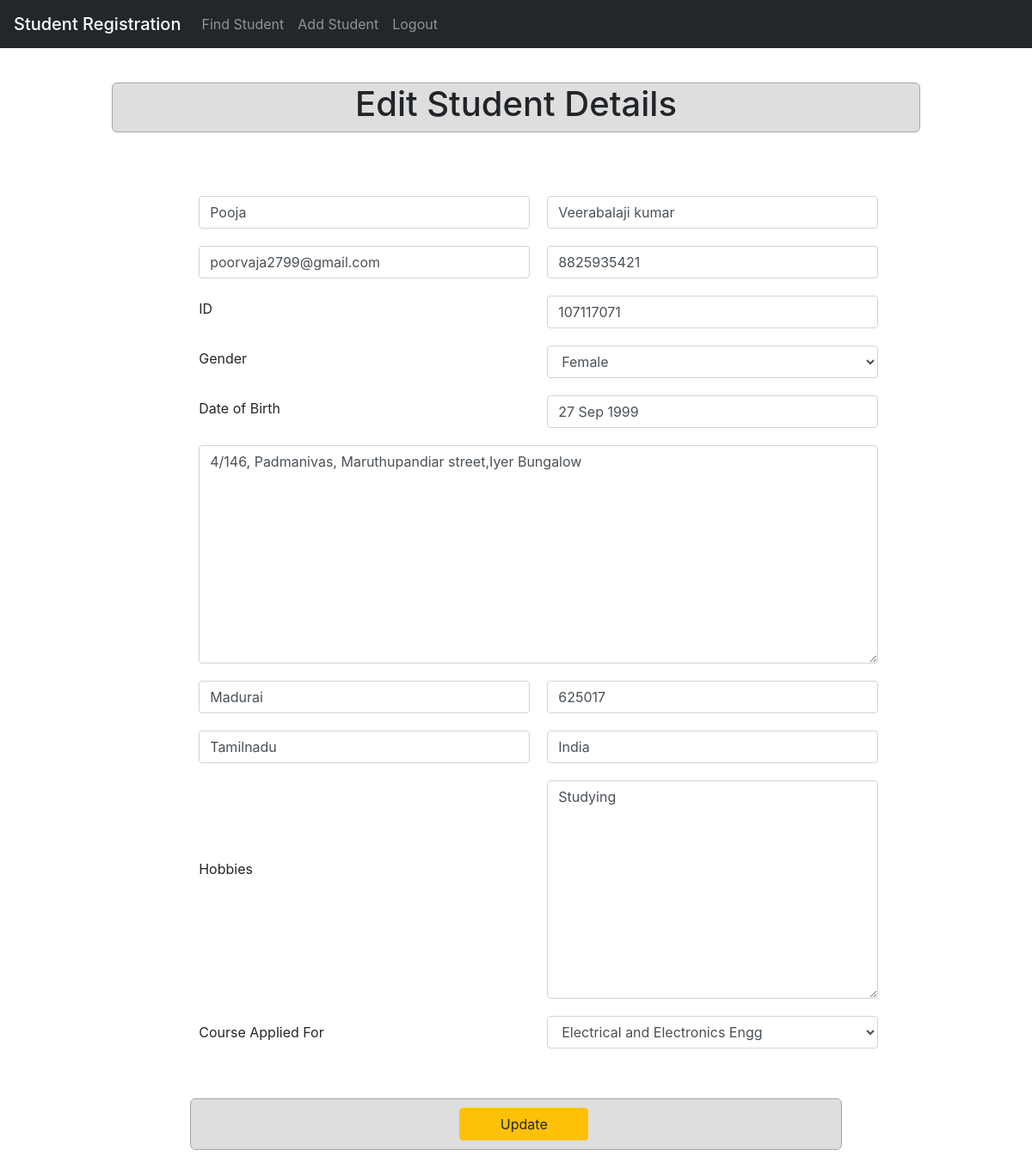
/editStudentDetails/107117071/, run on an earlier commit of the app's database.
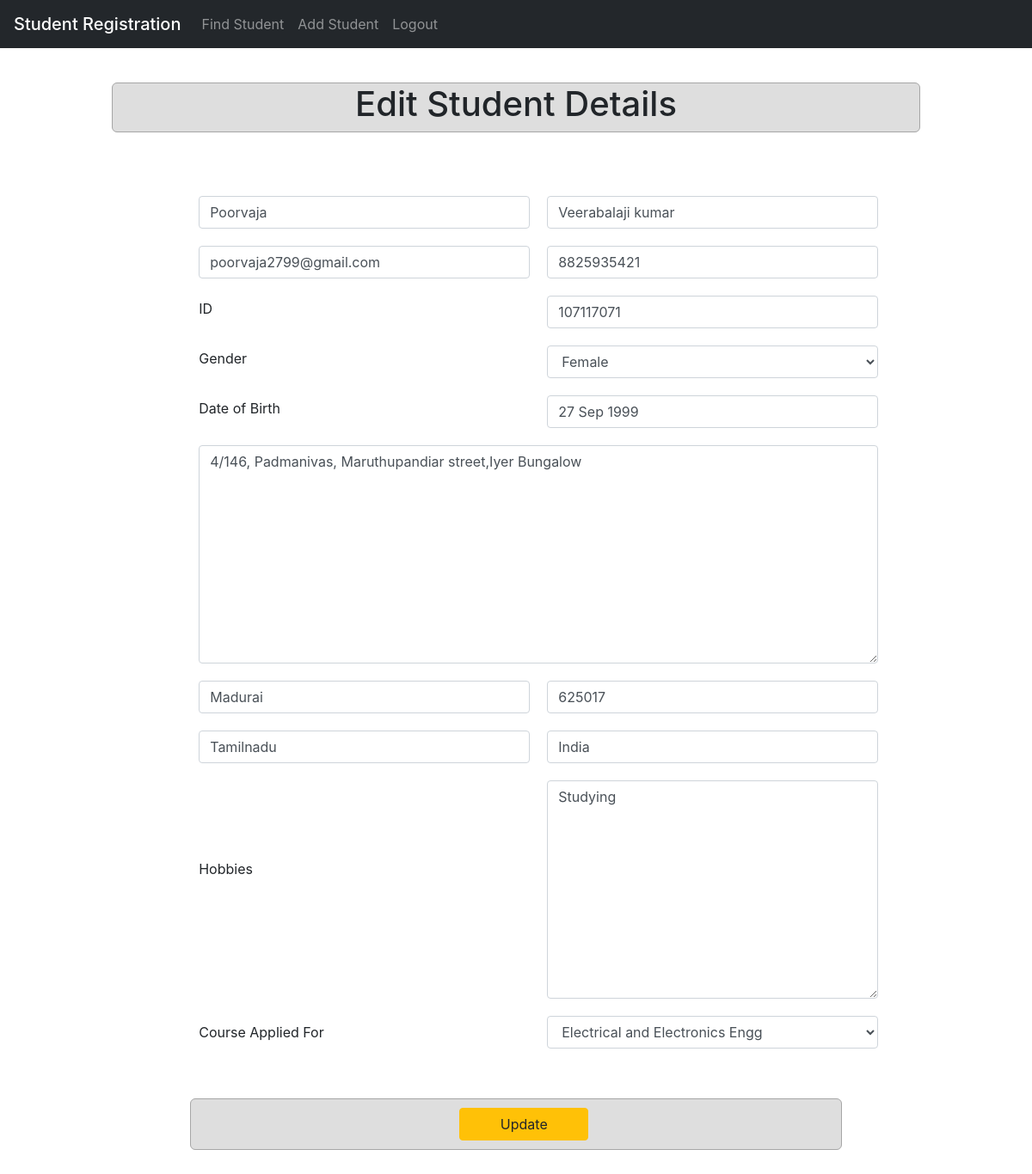
And on a later commit of the database.
### StudentRegistration/models.py (models this page shows, shortened)
class StudentInfo(models.Model):
    HOBBIES_CHOICES = (
        ('Drawing', 'Drawing'),
        ('Singing', 'Singing'),
        ('Dancing', 'Dancing'),
        ('Cooking', 'Cooking'),
        ('Others', 'Others')
    )
    COURSE_APPLIED_CHOICES = (('Computer Science Engg', 'Computer Science Engg'), ('Electronics and Communication Engg', 'Electronics and Communication Engg'),
                              ('Mechanical Engg', 'Mechanical Engg'), ('Electrical and Electronics Engg', 'Electrical and Electronics Engg'),
                              ('Instrumentation and Control Engg', 'Instrumentation and Control Engg'), ('Chemical Engg', 'Chemical Engg'),
                              ('Metalurgy Engg', 'Metalurgy Engg'), ('Production Engg', 'Production Engg'), ('Civil Engg', 'Civil Engg'))
    GENDER_CHOICES = (
        ('Male', 'Male'),
        ('Female', 'Female'),
        ('Other', 'Other'),
    )
    First_name = models.CharField(max_length=200, default='')
    Last_name = models.CharField(max_length=200, default='')
    Email = models.EmailField(default='')
    Mobile_number = models.CharField(max_length=10, default='')
    id = models.CharField(max_length=9, primary_key=True, default='')
    Gender = models.CharField(max_length=30, choices=GENDER_CHOICES, default='')
    Date_of_birth = models.DateField(blank=True, null=True, default='')
    Address = models.TextField(max_length=500, default='')
    Pin_code = models.CharField(max_length=10, default='')
    City = models.CharField(max_length=50, default='')
    State = models.CharField(max_length=50, default='')
    Country = models.CharField(max_length=50, default='')
    Hobbies = models.TextField(max_length=200, default='')
    Course_applied = models.CharField(max_length=50, choices=COURSE_APPLIED_CHOICES, default='')

### StudentRegistration/views.py (the view)
# urls.py: path('editStudentDetails/<int:pk>/', views.edit_StudentDetails, name='edit_StudentDetails'),
def edit_StudentDetails(request, pk):
    template = 'StudentRegistration/add_student.html'
    print('something')
    student = get_object_or_404(StudentInfo, pk=pk)
    if request.method == 'POST':
        form = StudentInfoForm(request.POST, instance=student)
        print(form.is_valid())
        if form.is_valid():
            print(form)
            student = form.save(commit=True)
            student.save()
            messages.success(request, 'Student Info updated successfully !')
            return redirect('/searchStudentDetails/')
    else:
        form = StudentInfoForm(instance=student)
    return render(request, template, {'form': form, 'student': student})

### StudentRegistration/templates/StudentRegistration/add_student.html (shortened to what this page needs)
{% extends "StudentRegistration/base.html" %}
{% block content %}
	<div class="container col-md-10 ">
		<br><br><br><br>
			<div class="container col-md-12 ">
				{% with url_name=request.resolver_match.url_name %}
					{% if url_name == 'add_StudentInfo' %}
				<section id="home"><h1>Register Student</h1></section>
					{% elif url_name == 'edit_StudentDetails' %}
				<section id="edit"><h1>Edit Student Details</h1></section>
					{% endif %}
				{% endwith %}
			</div>
			<br>
			<br>
			<div class="container col-md-11" >
				<form method="post" action="" class="container col-md-11 ">
					<table>
						<tr>
							<div>
								<td>{{ form.First_name}}</td>
								<td>{{ form.Last_name}}</td>
							</div>
						</tr>
						<tr>
							<div class="form-group">
								<td>{{ form.Email}}</td>
								<td>{{ form.Mobile_number}}</td>
							</div>
						</tr>
						<tr>
						<tr>
							<td><label>ID</label></td>
							<td>{{ form.id }}</td>
						</tr>
						<tr>
							<td><label>Gender</label></td>
							<td>{{ form.Gender }}</td>
						</tr>
						<tr>
							<td><label>Date of Birth</label></td>
							<td>{{ form.Date_of_birth }}</td>
						</tr>
						<tr>
							<td colspan="2">
								{{ form.Address }}
							</td>
						</tr>
						<tr>
							<td>{{ form.City }}</td>
							<td>{{ form.Pin_code }}</td>
						</tr>
						<tr>
							<td>{{ form.State }}</td>
							<td>{{ form.Country }}</td>
						</tr>
						<tr>
							<td>Hobbies <br><br><br></td>
							<td>
								{{ form.Hobbies }}
							</td>
						</tr>
						<tr>
							<td>Course Applied For</td>
							<td>{{ form.Course_applied }}</td>
						</tr>
					</table><br><br>
					<div class="container col-md-12" style="background-color: #dedede; border: solid #a6a6a6 1px; border-radius: 6px ">
						<div class="container col-md-3">
							{% with url_name=request.resolver_match.url_name %}
								{% if url_name == 'add_StudentInfo' %}
									<button type="submit" class="btn btn-success" value="Submit" >Submit</button>
								{% elif url_name == 'edit_StudentDetails' %}
									<button type="submit" class="btn btn-warning" value="Submit" >Update</button>
								{% endif %}
							{% endwith %}
						</div>
					</div>
					<br>
				</form>
				<br>
			</div>
			<br>
		<br>
	</div>
<br><br><br>
{% endblock %}

What changed in the data, as far as the page shows it:
changed StudentInfo "Veerabalaji kumar": First_name "Pooja" → "Poorvaja"
